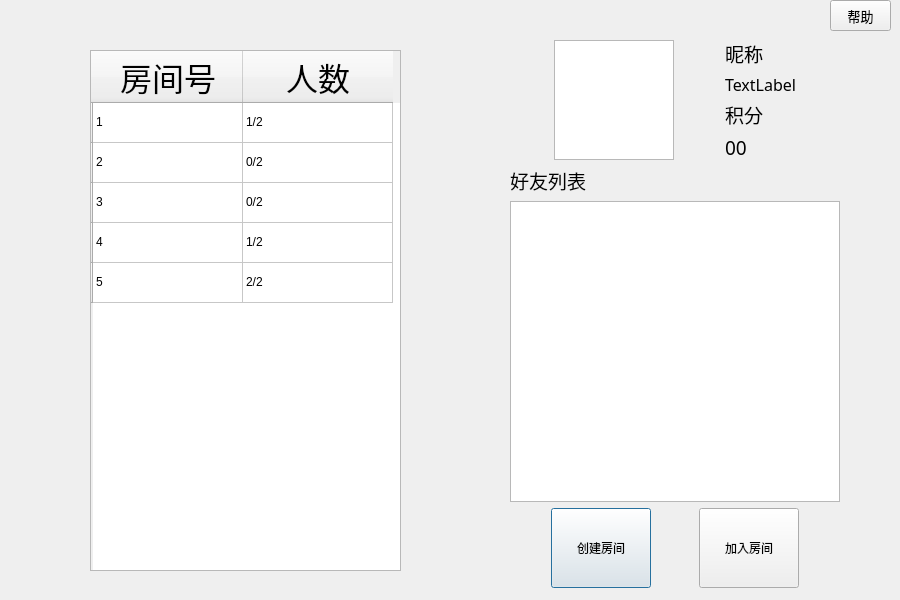
<?xml version="1.0" encoding="UTF-8"?>
<ui version="4.0">
 <class>dating</class>
 <widget class="QDialog" name="dating">
  <property name="geometry">
   <rect>
    <x>0</x>
    <y>0</y>
    <width>900</width>
    <height>600</height>
   </rect>
  </property>
  <property name="minimumSize">
   <size>
    <width>900</width>
    <height>600</height>
   </size>
  </property>
  <property name="maximumSize">
   <size>
    <width>900</width>
    <height>600</height>
   </size>
  </property>
  <property name="windowTitle">
   <string>Dialog</string>
  </property>
  <widget class="QToolButton" name="toolButton">
   <property name="geometry">
    <rect>
     <x>830</x>
     <y>0</y>
     <width>61</width>
     <height>31</height>
    </rect>
   </property>
   <property name="minimumSize">
    <size>
     <width>15</width>
     <height>15</height>
    </size>
   </property>
   <property name="font">
    <font>
     <family>黑体</family>
     <pointsize>10</pointsize>
    </font>
   </property>
   <property name="text">
    <string>帮助</string>
   </property>
  </widget>
  <widget class="QWidget" name="layoutWidget">
   <property name="geometry">
    <rect>
     <x>510</x>
     <y>40</y>
     <width>330</width>
     <height>548</height>
    </rect>
   </property>
   <layout class="QVBoxLayout" name="verticalLayout_6">
    <item>
     <layout class="QHBoxLayout" name="horizontalLayout_2">
      <item>
       <spacer name="horizontalSpacer_5">
        <property name="orientation">
         <enum>Qt::Horizontal</enum>
        </property>
        <property name="sizeHint" stdset="0">
         <size>
          <width>40</width>
          <height>20</height>
         </size>
        </property>
       </spacer>
      </item>
      <item>
       <widget class="QGraphicsView" name="graphicsView">
        <property name="minimumSize">
         <size>
          <width>120</width>
          <height>120</height>
         </size>
        </property>
        <property name="maximumSize">
         <size>
          <width>120</width>
          <height>120</height>
         </size>
        </property>
       </widget>
      </item>
      <item>
       <spacer name="horizontalSpacer_2">
        <property name="orientation">
         <enum>Qt::Horizontal</enum>
        </property>
        <property name="sizeHint" stdset="0">
         <size>
          <width>40</width>
          <height>20</height>
         </size>
        </property>
       </spacer>
      </item>
      <item>
       <layout class="QVBoxLayout" name="verticalLayout_5">
        <item>
         <layout class="QVBoxLayout" name="verticalLayout_3">
          <item>
           <widget class="QLabel" name="label">
            <property name="minimumSize">
             <size>
              <width>50</width>
              <height>20</height>
             </size>
            </property>
            <property name="font">
             <font>
              <family>黑体</family>
              <pointsize>14</pointsize>
             </font>
            </property>
            <property name="text">
             <string>昵称</string>
            </property>
           </widget>
          </item>
          <item>
           <widget class="QLabel" name="label_2">
            <property name="minimumSize">
             <size>
              <width>0</width>
              <height>20</height>
             </size>
            </property>
            <property name="font">
             <font>
              <family>黑体</family>
              <pointsize>12</pointsize>
             </font>
            </property>
            <property name="text">
             <string>TextLabel</string>
            </property>
           </widget>
          </item>
         </layout>
        </item>
        <item>
         <layout class="QVBoxLayout" name="verticalLayout_4">
          <item>
           <widget class="QLabel" name="label_4">
            <property name="minimumSize">
             <size>
              <width>50</width>
              <height>20</height>
             </size>
            </property>
            <property name="font">
             <font>
              <family>黑体</family>
              <pointsize>14</pointsize>
             </font>
            </property>
            <property name="text">
             <string>积分</string>
            </property>
           </widget>
          </item>
          <item>
           <widget class="QLabel" name="label_5">
            <property name="minimumSize">
             <size>
              <width>50</width>
              <height>20</height>
             </size>
            </property>
            <property name="font">
             <font>
              <family>黑体</family>
              <pointsize>14</pointsize>
             </font>
            </property>
            <property name="text">
             <string>00</string>
            </property>
           </widget>
          </item>
         </layout>
        </item>
       </layout>
      </item>
      <item>
       <spacer name="horizontalSpacer_6">
        <property name="orientation">
         <enum>Qt::Horizontal</enum>
        </property>
        <property name="sizeHint" stdset="0">
         <size>
          <width>40</width>
          <height>20</height>
         </size>
        </property>
       </spacer>
      </item>
     </layout>
    </item>
    <item>
     <layout class="QVBoxLayout" name="verticalLayout_2">
      <item>
       <layout class="QVBoxLayout" name="verticalLayout">
        <item>
         <widget class="QLabel" name="label_3">
          <property name="minimumSize">
           <size>
            <width>20</width>
            <height>20</height>
           </size>
          </property>
          <property name="font">
           <font>
            <family>黑体</family>
            <pointsize>14</pointsize>
           </font>
          </property>
          <property name="text">
           <string>好友列表</string>
          </property>
         </widget>
        </item>
        <item>
         <widget class="QListWidget" name="listWidget_2">
          <property name="minimumSize">
           <size>
            <width>300</width>
            <height>300</height>
           </size>
          </property>
         </widget>
        </item>
       </layout>
      </item>
      <item>
       <layout class="QHBoxLayout" name="horizontalLayout">
        <item>
         <spacer name="horizontalSpacer_4">
          <property name="orientation">
           <enum>Qt::Horizontal</enum>
          </property>
          <property name="sizeHint" stdset="0">
           <size>
            <width>40</width>
            <height>20</height>
           </size>
          </property>
         </spacer>
        </item>
        <item>
         <widget class="QPushButton" name="pushButton_2">
          <property name="minimumSize">
           <size>
            <width>100</width>
            <height>80</height>
           </size>
          </property>
          <property name="text">
           <string>创建房间</string>
          </property>
         </widget>
        </item>
        <item>
         <spacer name="horizontalSpacer">
          <property name="orientation">
           <enum>Qt::Horizontal</enum>
          </property>
          <property name="sizeHint" stdset="0">
           <size>
            <width>20</width>
            <height>20</height>
           </size>
          </property>
         </spacer>
        </item>
        <item>
         <widget class="QPushButton" name="pushButton">
          <property name="minimumSize">
           <size>
            <width>100</width>
            <height>80</height>
           </size>
          </property>
          <property name="text">
           <string>加入房间</string>
          </property>
         </widget>
        </item>
        <item>
         <spacer name="horizontalSpacer_3">
          <property name="orientation">
           <enum>Qt::Horizontal</enum>
          </property>
          <property name="sizeHint" stdset="0">
           <size>
            <width>40</width>
            <height>20</height>
           </size>
          </property>
         </spacer>
        </item>
       </layout>
      </item>
     </layout>
    </item>
   </layout>
  </widget>
  <widget class="QTableWidget" name="tableWidget">
   <property name="geometry">
    <rect>
     <x>90</x>
     <y>50</y>
     <width>311</width>
     <height>521</height>
    </rect>
   </property>
   <property name="editTriggers">
    <set>QAbstractItemView::NoEditTriggers</set>
   </property>
   <attribute name="horizontalHeaderCascadingSectionResizes">
    <bool>false</bool>
   </attribute>
   <attribute name="horizontalHeaderMinimumSectionSize">
    <number>32</number>
   </attribute>
   <attribute name="horizontalHeaderDefaultSectionSize">
    <number>150</number>
   </attribute>
   <attribute name="verticalHeaderDefaultSectionSize">
    <number>40</number>
   </attribute>
   <row>
    <property name="text">
     <string/>
    </property>
   </row>
   <row>
    <property name="text">
     <string/>
    </property>
   </row>
   <row>
    <property name="text">
     <string/>
    </property>
   </row>
   <row>
    <property name="text">
     <string/>
    </property>
   </row>
   <row>
    <property name="text">
     <string/>
    </property>
   </row>
   <column>
    <property name="text">
     <string>房间号</string>
    </property>
    <property name="font">
     <font>
      <family>黑体</family>
      <pointsize>24</pointsize>
     </font>
    </property>
   </column>
   <column>
    <property name="text">
     <string>人数</string>
    </property>
    <property name="font">
     <font>
      <family>黑体</family>
      <pointsize>24</pointsize>
     </font>
    </property>
   </column>
   <item row="0" column="0">
    <property name="text">
     <string>1</string>
    </property>
   </item>
   <item row="0" column="1">
    <property name="text">
     <string>1/2</string>
    </property>
   </item>
   <item row="1" column="0">
    <property name="text">
     <string>2</string>
    </property>
   </item>
   <item row="1" column="1">
    <property name="text">
     <string>0/2</string>
    </property>
   </item>
   <item row="2" column="0">
    <property name="text">
     <string>3</string>
    </property>
   </item>
   <item row="2" column="1">
    <property name="text">
     <string>0/2</string>
    </property>
   </item>
   <item row="3" column="0">
    <property name="text">
     <string>4</string>
    </property>
   </item>
   <item row="3" column="1">
    <property name="text">
     <string>1/2</string>
    </property>
   </item>
   <item row="4" column="0">
    <property name="text">
     <string>5</string>
    </property>
   </item>
   <item row="4" column="1">
    <property name="text">
     <string>2/2</string>
    </property>
   </item>
  </widget>
 </widget>
 <resources/>
 <connections/>
</ui>
